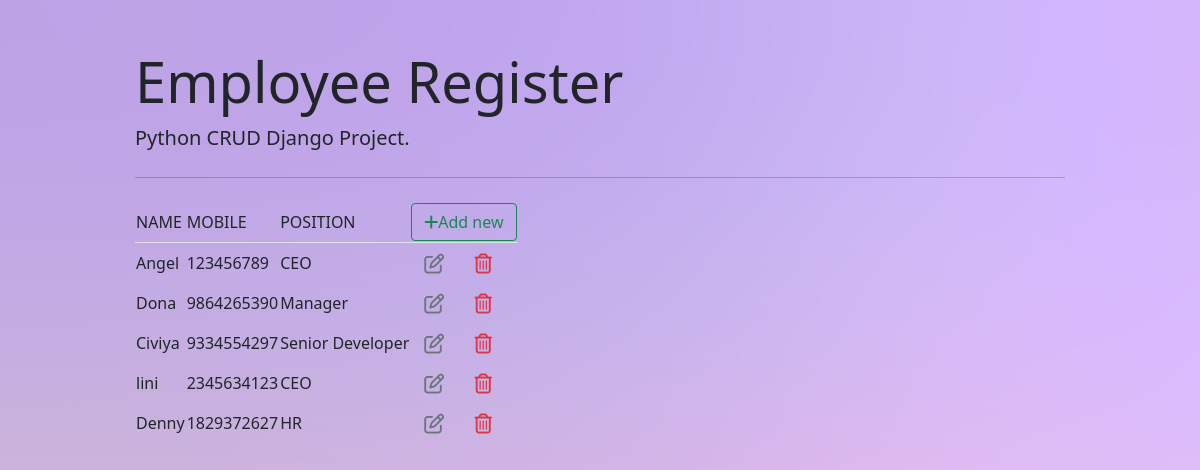
Page /list/ on the committed database.
### Employee_registration/models.py (models this page shows)
class Employee(models.Model):
    FullName=models.CharField(max_length=20,blank=False)
    Emp_code=models.CharField(max_length=20,blank=False)
    mobile=models.CharField(max_length=10,blank=False)
    position=models.ForeignKey(Position,on_delete=models.CASCADE)

class Position(models.Model):
    title=models.CharField(max_length=20,blank=False)
    def __str__(self):
        return self.title

### Employee_registration/views.py (the view)
# urls.py: path('list/',views.Employee_list,name='Employee_list'),
def Employee_list(request):
    context = {'employee_list': Employee.objects.all()}
    return render(request,'Employee_list.html',context)

### templates/Employee_list.html (shortened to what this page needs)
{% extends 'base.html' %}
{% block content %}
<table class="table-bordeless">
    <thead class="border-bottom font-weight-bold">
        <tr>
            <td>NAME</td>
            <td>MOBILE</td>
            <td>POSITION</td>
            <td>
                <a href="{% url 'employee_insert' %}" class="btn btn-outline-success">
                    <i class="fas fa-plus"></i>Add new
                </a>
            </td>
        </tr>
    </thead>
    <tbody>
        {% for employee in employee_list %}
        <tr>
        <td>{{employee.FullName}}</td>
        <td>{{employee.mobile}}</td>
        <td>{{employee.position}} </td>
        <td>
            <a href="{% url 'employee_update' employee.id%}" class="btn text-secondary px=0">
                <i class="far fa-edit fa-lg"></i>
            </a>
            <form action="{% url 'employee_delete' employee.id %}" method="post" class="d-inline">
                <button type="submit" class="btn">
                    <i class="far fa-trash-alt fa-lg text-danger float-right"></i>
                </button>
            </form>
        </td>
        </tr>
        {% endfor %}
</tbody>
</table>
{% endblock %}

### templates/base.html (shortened to what this page needs)
<!DOCTYPE html>
<html lang="en">
<head>
    <link href="https://cdn.jsdelivr.net/npm/bootstrap@5.1.3/dist/css/bootstrap.min.css" rel="stylesheet">
    <link href="https://cdnjs.cloudflare.com/ajax/libs/font-awesome/6.0.0/css/all.min.css" rel="stylesheet">
</head>
<body background="/static/bg4.jpg" >
    <div class="container">
        <div class="col-md-10 offset-md-1 mt-5">
            <div class="jumbotron">
                <h1 class="display-4">Employee Register</h1>
                <p class="lead">Python CRUD Django Project.</p>
                <hr class="my-4">
                {% block content %}
                {% endblock %}
            </div>
        </div>
    </div>
</body>
</html>

### rows in the picture
Employee: FullName "Angel", mobile "123456789", position "CEO"
Employee: FullName "Dona", mobile "9864265390", position "Manager"
Employee: FullName "Civiya", mobile "9334554297", position "Senior Developer"
Employee: FullName "lini", mobile "2345634123", position "CEO"
Employee: FullName "Denny", mobile "1829372627", position "HR"
